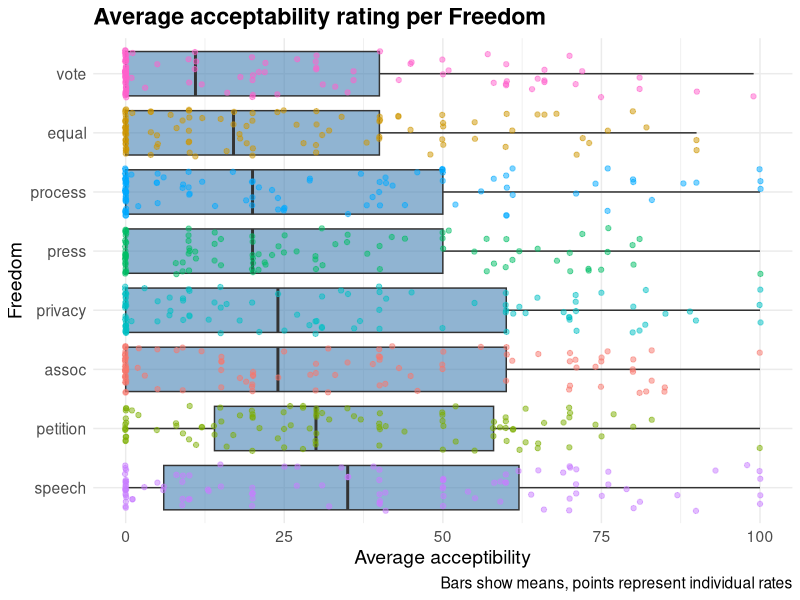
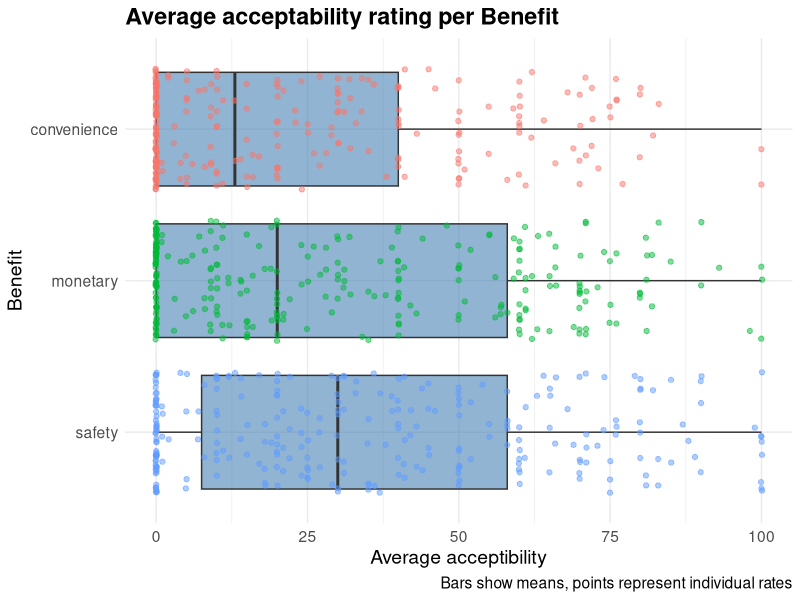

Write the R code that produced these figures, in order.
## ---- chunk 1
library(tidyverse)

column_names <- names(read.csv("Liberty - Pilot_March 4, 2025_13.00.csv", nrows = 1))

df <- read.csv("Liberty - Pilot_March 4, 2025_13.00.csv", sep=",", header = FALSE, skip=165)

names(df) <- column_names

df_long <- df %>%
  pivot_longer(
    cols = matches("safety|convenience|monetary"),  # Select columns with specific keywords
    names_to = c("freedom", "benefit"),
    names_sep = "_",  # Adjust if needed
    values_to = "rating"
  ) %>%
  drop_na(rating) 



## ---- chunk 2

freedom_order <- df_long %>%
  group_by(freedom) %>%
  summarize(mean_dv = mean(rating, na.rm = TRUE)) %>%
  arrange(desc(mean_dv)) %>%
  pull(freedom)

# Create bar plot with overlaid points
ggplot(df_long, aes(x = rating, y = factor(freedom, levels = freedom_order))) +
  geom_boxplot(fill = "steelblue", alpha = 0.6, outlier.shape = NA) +  # Boxplots without outliers
  geom_jitter(aes(color = freedom), width = 0.1, alpha = 0.5) +  # Add individual points
  labs(
    x = "Average acceptibility",
    y = "Freedom",
    title = "Average acceptability rating per Freedom",
    caption = "Bars show means, points represent individual rates"
  ) +
  theme_minimal() + 
  theme(
    text = element_text(size = 14),
    plot.title = element_text(face = "bold"),
    legend.position = "none"
  )

benefit_order <- df_long %>%
  group_by(benefit) %>%
  summarize(mean_dv = mean(rating, na.rm = TRUE)) %>%
  arrange(desc(mean_dv)) %>%
  pull(benefit)

# Create bar plot with overlaid points
ggplot(df_long, aes(x = rating, y = factor(benefit, levels = benefit_order))) +
  geom_boxplot(fill = "steelblue", alpha = 0.6, outlier.shape = NA) +  # Boxplots without outliers
  geom_jitter(aes(color = benefit), width = 0.1, alpha = 0.5) +  # Add individual points
  labs(
    x = "Average acceptibility",
    y = "Benefit",
    title = "Average acceptability rating per Benefit",
    caption = "Bars show means, points represent individual rates"
  ) +
  theme_minimal() + 
  theme(
    text = element_text(size = 14),
    plot.title = element_text(face = "bold"),
    legend.position = "none"
  )





## ---- chunk 3


